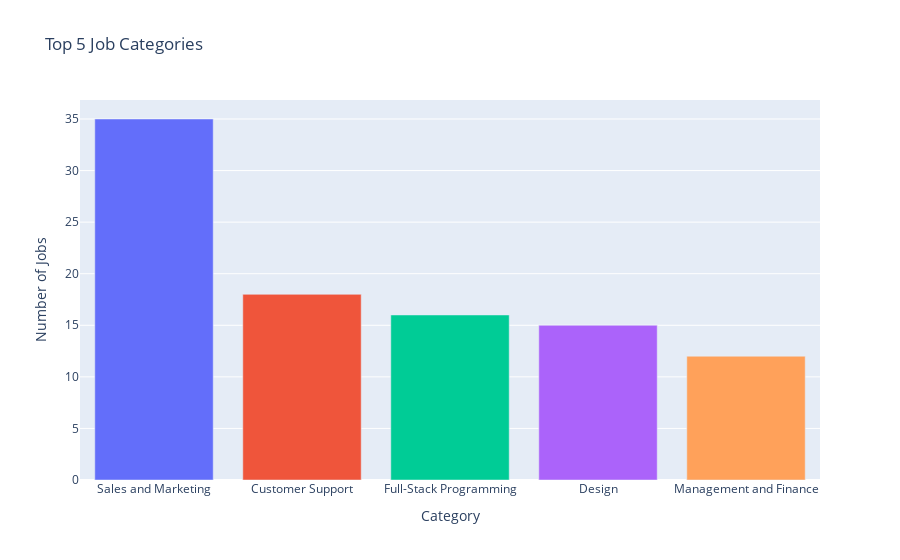

Write notebook code for a chart like this one.
### Code cell
# Find the top 5 most common job categories
top_5_categories = filtered_category['Category'].value_counts().head(5)

# Create a bar chart using Plotly Express
bar_categories =    px.bar(
                    top_5_categories,
                    x=top_5_categories.index,
                    y=top_5_categories.values,
                    title="Top 5 Job Categories",
                    labels={'x': 'Category', 'y': 'Number of Jobs'},
                    color = top_5_categories.index,
)

bar_categories.update_traces(hovertemplate='<b>%{y}</b> jobs<extra></extra>')
bar_categories.update_layout(showlegend=False)

# In Jupyter, you can display the figure directly to test it
fig.show()

### Figure 1 — Plotly figure (JSON) as saved in the notebook; plotly's stock layout.template omitted (floating-point values rounded to 4 significant figures)
{"data": [{"alignmentgroup": "True", "hovertemplate": "<b>%{y}</b> jobs<extra></extra>", "legendgroup": "Sales and Marketing", "marker": {"color": "#636efa", "pattern": {"shape": ""}}, "name": "Sales and Marketing", "offsetgroup": "Sales and Marketing", "orientation": "v", "showlegend": true, "textposition": "auto", "type": "bar", "x": ["Sales and Marketing"], "xaxis": "x", "y": [35], "yaxis": "y"}, {"alignmentgroup": "True", "hovertemplate": "<b>%{y}</b> jobs<extra></extra>", "legendgroup": "Customer Support", "marker": {"color": "#EF553B", "pattern": {"shape": ""}}, "name": "Customer Support", "offsetgroup": "Customer Support", "orientation": "v", "showlegend": true, "textposition": "auto", "type": "bar", "x": ["Customer Support"], "xaxis": "x", "y": [18], "yaxis": "y"}, {"alignmentgroup": "True", "hovertemplate": "<b>%{y}</b> jobs<extra></extra>", "legendgroup": "Full-Stack Programming", "marker": {"color": "#00cc96", "pattern": {"shape": ""}}, "name": "Full-Stack Programming", "offsetgroup": "Full-Stack Programming", "orientation": "v", "showlegend": true, "textposition": "auto", "type": "bar", "x": ["Full-Stack Programming"], "xaxis": "x", "y": [16], "yaxis": "y"}, {"alignmentgroup": "True", "hovertemplate": "<b>%{y}</b> jobs<extra></extra>", "legendgroup": "Design", "marker": {"color": "#ab63fa", "pattern": {"shape": ""}}, "name": "Design", "offsetgroup": "Design", "orientation": "v", "showlegend": true, "textposition": "auto", "type": "bar", "x": ["Design"], "xaxis": "x", "y": [15], "yaxis": "y"}, {"alignmentgroup": "True", "hovertemplate": "<b>%{y}</b> jobs<extra></extra>", "legendgroup": "Management and Finance", "marker": {"color": "#FFA15A", "pattern": {"shape": ""}}, "name": "Management and Finance", "offsetgroup": "Management and Finance", "orientation": "v", "showlegend": true, "textposition": "auto", "type": "bar", "x": ["Management and Finance"], "xaxis": "x", "y": [12], "yaxis": "y"}], "layout": {"autosize": true, "barmode": "relative", "legend": {"title": {"text": "Category"}, "tracegroupgap": 0}, "showlegend": false, "title": {"text": "Top 5 Job Categories"}, "xaxis": {"anchor": "y", "autorange": true, "categoryarray": ["Sales and Marketing", "Customer Support", "Full-Stack Programming", "Design", "Management and Finance"], "categoryorder": "array", "domain": [0, 1], "range": [-0.5, 4.5], "title": {"text": "Category"}, "type": "category"}, "yaxis": {"anchor": "x", "autorange": true, "domain": [0, 1], "range": [0, 36.84], "title": {"text": "Number of Jobs"}, "type": "linear"}}}
